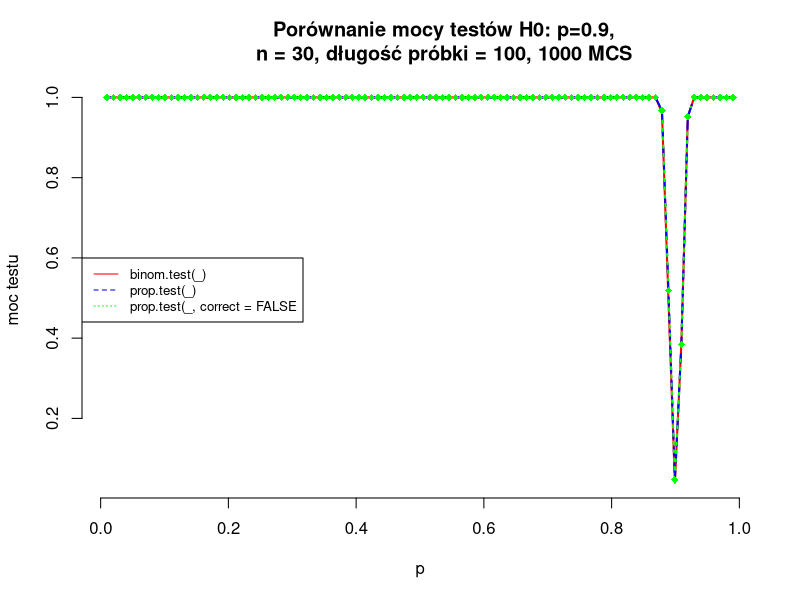

R code for this plot: (Note: a time limit stopped this script after it produced the figure.)
library(stats)


###
###zadanie 12. Wyznacz symulacyjnie moc testu dokładnego oraz moc testu asymptotycznego
###w przypadku weryfikacji hipotezy zerowej H0 : p = 0.9 przeciwko H1 : p̸ = 0.9 przyjmujac
###wartosc 1 − α = 0.95. Uwzglednij rózne wartozci alternatyw i rózne rozmiary próby. Sformułuj
###wnioski.

p_s <-  seq(from=0.01, to= 0.99, length.out = 98)

seq
### n = 30

pwr_binom_test_30 = rep(0,98)
pwr_prop_test_corrected_30 = rep(0,98)
pwr_prop_test_30 = rep(0,98)
for (k in 1:98) {
  temp_binom = 0 
  temp_prop_corrected = 0
  temp_prop = 0
  for (i in 1:1000) {
    sample_binom = rbinom(n = 100, size = 30, prob = p_s[k])
    ci_binom = binom.test(sum(sample_binom),n = 100*30, p = .9)$conf.int
    if (!(ci_binom[1] < 0.9 & 0.9 < ci_binom[2])) {
      temp_binom = temp_binom + 1
    }
    
    
    ci_prop_corrected = prop.test(sum(sample_binom),n = 100*30, p = .9)$conf.int
    if (!(ci_prop_corrected[1] < 0.9 & 0.9 < ci_prop_corrected[2])) {
      temp_prop_corrected = temp_prop_corrected + 1
    }
    
    
    ci_prop = prop.test(sum(sample_binom),n = 100*30, p = .9, correct = FALSE)$conf.int
    if (!(ci_prop[1] < 0.9 & 0.9 < ci_prop[2])) {
      temp_prop = temp_prop + 1
    }
    
  }
  pwr_binom_test_30[k] <- temp_binom/1000
  pwr_prop_test_corrected_30[k] <- temp_prop_corrected/1000
  pwr_prop_test_30[k] <- temp_prop/1000
}
plot(p_s,pwr_binom_test_30, type = "l", frame = FALSE, pch = 19,
     col = "red",main="         Porównanie mocy testów H0: p=0.9, 
        n = 30, długość próbki = 100, 1000 MCS", xlab = "p", ylab = "moc testu", 
     lty = 1, lwd = 2)

lines(p_s, pwr_prop_test_corrected_30, pch = 23, col = "blue", type = "l", 
      lty = 2, lwd = 2)

lines(p_s, pwr_prop_test_30, pch = 18, col = "green", type = "b", 
      lty = 3, lwd = 2)

legend("left", legend = c("binom.test(_)", "prop.test(_)", "prop.test(_, correct = FALSE"),
       col = c("red", "blue", "green"), lty = 1:3, cex = 0.8)


### n = 100

pwr_binom_test_100 = rep(0,98)
pwr_prop_test_corrected_100 = rep(0,98)
pwr_prop_test_100 = rep(0,98)
for (k in 1:98) {
  temp_binom = 0 
  temp_prop_corrected = 0
  temp_prop = 0
  for (i in 1:1000) {
    sample_binom = rbinom(n = 100, size = 100, prob = p_s[k])
    ci_binom = binom.test(sum(sample_binom),n = 100*100, p = .9)$conf.int
    if (!(ci_binom[1] < 0.9 & 0.9 < ci_binom[2])) {
      temp_binom = temp_binom + 1
    }
    
    
    ci_prop_corrected = prop.test(sum(sample_binom),n = 100*100, p = .9)$conf.int
    if (!(ci_prop_corrected[1] < 0.9 & 0.9 < ci_prop_corrected[2])) {
      temp_prop_corrected = temp_prop_corrected + 1
    }
    
    
    ci_prop = prop.test(sum(sample_binom),n = 100*100, p = .9, correct = FALSE)$conf.int
    if (!(ci_prop[1] < 0.9 & 0.9 < ci_prop[2])) {
      temp_prop = temp_prop + 1
    }
    
  }
  pwr_binom_test_100[k] <- temp_binom/1000
  pwr_prop_test_corrected_100[k] <- temp_prop_corrected/1000
  pwr_prop_test_100[k] <- temp_prop/1000
}
plot(p_s,pwr_binom_test_100, type = "l", frame = FALSE, pch = 19,
     col = "red",main="         Porównanie mocy testówm H0: p=0.9, 
        n = 100, długość próbki = 100, 1000 MCS", xlab = "p", ylab = "moc testu", 
     lty = 1, lwd = 2)

lines(p_s, pwr_prop_test_corrected_100, pch = 23, col = "blue", type = "l", 
      lty = 2, lwd = 2)

lines(p_s, pwr_prop_test_100, pch = 18, col = "green", type = "b", 
      lty = 3, lwd = 2)

legend("left", legend = c("binom.test(_)", "prop.test(_)", "prop.test(_, correct = FALSE"),
       col = c("red", "blue", "green"), lty = 1:3, cex = 0.8)


### n = 1000

pwr_binom_test_1000 = rep(0,98)
pwr_prop_test_corrected_1000 = rep(0,98)
pwr_prop_test_1000 = rep(0,98)
for (k in 1:98) {
  temp_binom = 0 
  temp_prop_corrected = 0
  temp_prop = 0
  for (i in 1:1000) {
    sample_binom = rbinom(n = 100, size = 1000, prob = p_s[k])
    ci_binom = binom.test(sum(sample_binom),n = 100*1000, p = .9)$conf.int
    if (!(ci_binom[1] < 0.9 & 0.9 < ci_binom[2])) {
      temp_binom = temp_binom + 1
    }
    
    
    ci_prop_corrected = prop.test(sum(sample_binom),n = 100*1000, p = .9)$conf.int
    if (!(ci_prop_corrected[1] < 0.9 & 0.9 < ci_prop_corrected[2])) {
      temp_prop_corrected = temp_prop_corrected + 1
    }
    
    
    ci_prop = prop.test(sum(sample_binom),n = 100*1000, p = .9, correct = FALSE)$conf.int
    if (!(ci_prop[1] < 0.9 & 0.9 < ci_prop[2])) {
      temp_prop = temp_prop + 1
    }
    
  }
  pwr_binom_test_1000[k] <- temp_binom/1000
  pwr_prop_test_corrected_1000[k] <- temp_prop_corrected/1000
  pwr_prop_test_1000[k] <- temp_prop/1000
}
plot(p_s,pwr_binom_test_1000, type = "l", frame = FALSE, pch = 19,
     col = "red",main="         Porównanie mocy testówm H0: p=0.9, 
        n = 1000, długość próbki = 100, 1000 MCS", xlab = "p", ylab = "moc testu", 
     lty = 1, lwd = 2)

lines(p_s, pwr_prop_test_corrected_1000, pch = 23, col = "blue", type = "l", 
      lty = 2, lwd = 2)

lines(p_s, pwr_prop_test_1000, pch = 18, col = "green", type = "b", 
      lty = 3, lwd = 2)

legend("left", legend = c("binom.test(_)", "prop.test(_)", "prop.test(_, correct = FALSE"),
       col = c("red", "blue", "green"), lty = 1:3, cex = 0.8)
